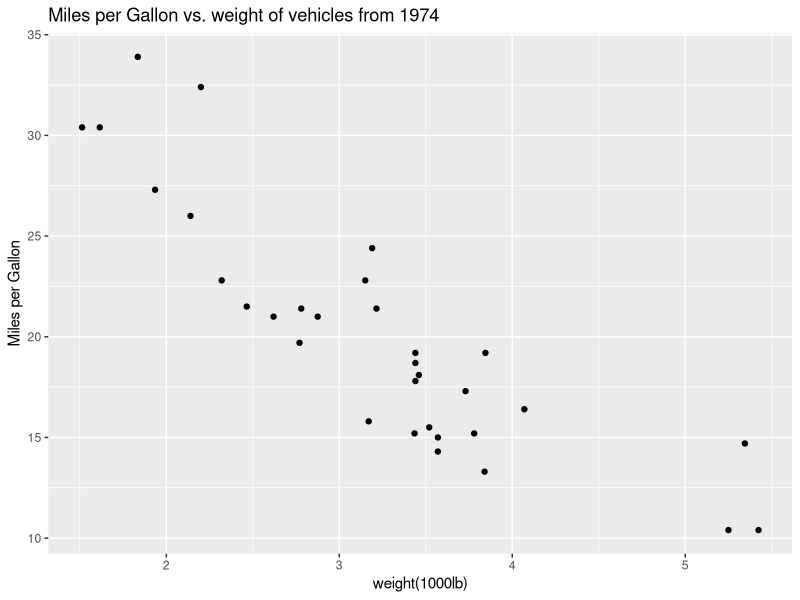
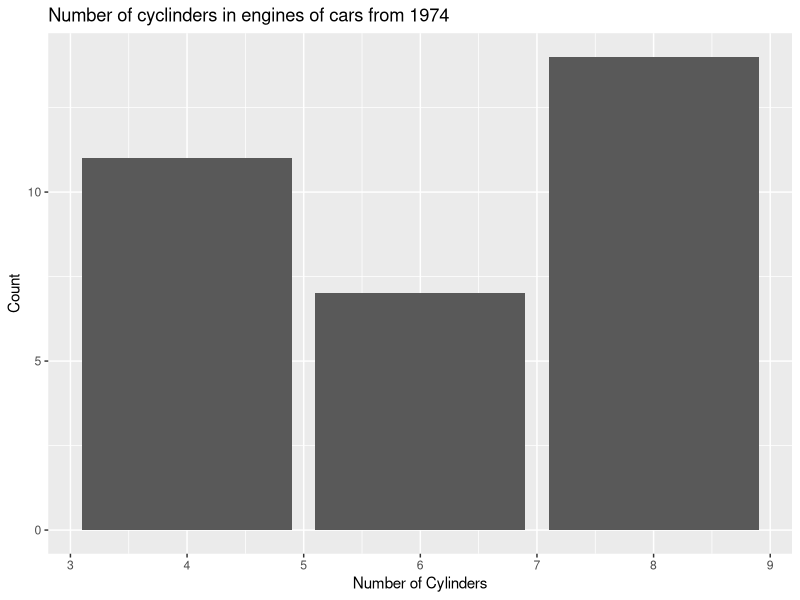

R code for these plots, in order:
## ---- chunk 1
library(dplyr)
mtcars 
## ---- chunk 2
library(ggplot2)
ggplot(mtcars, aes(x = wt, y= mpg),colour(cyl)) +
  geom_point() + labs(title = "Miles per Gallon vs. weight of vehicles from 1974", x = "weight(1000lb)", y = "Miles per Gallon")
## ---- chunk 3
library(ggplot2)
ggplot(mtcars, aes(x = cyl,fill = vs)) +
  geom_bar()+ labs(title = "Number of cyclinders in engines of cars from 1974", x = "Number of Cylinders", y = "Count")
